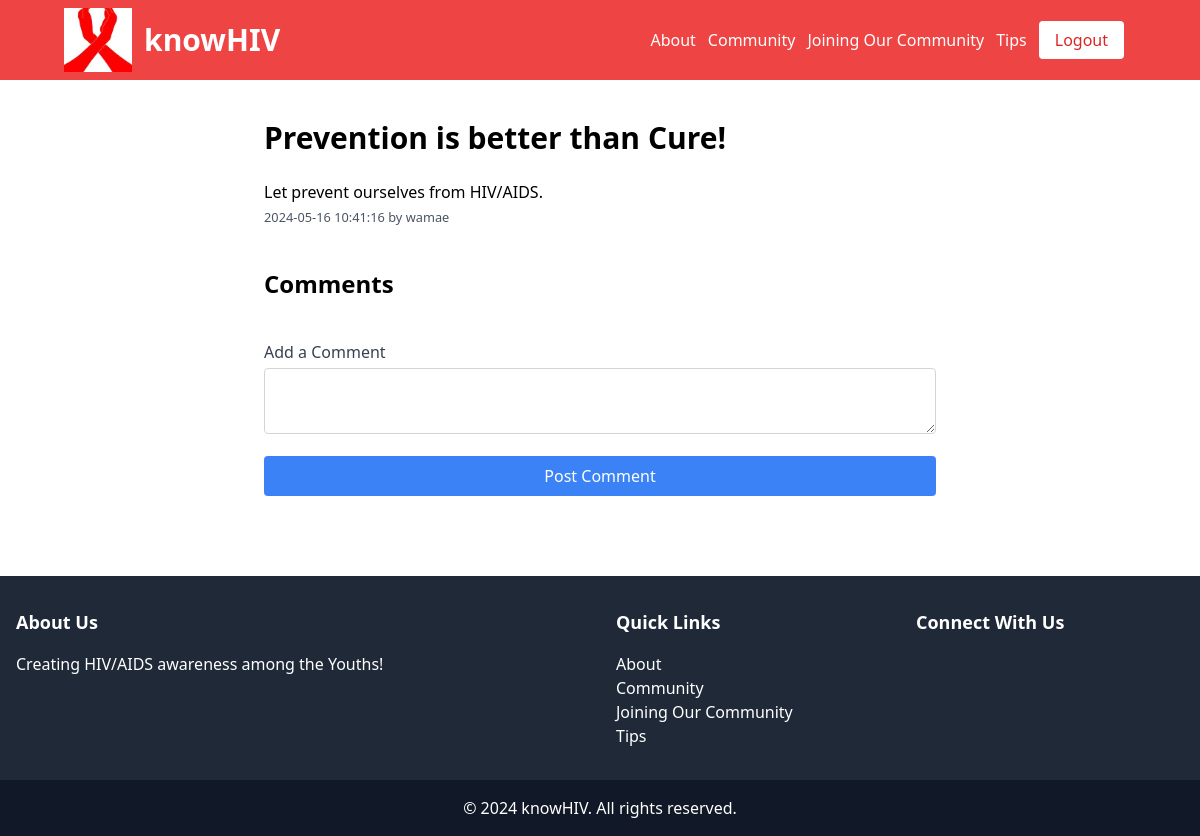
The page /view_post.php?id=1 (signed in) on the database its author committed.
### tables this page shows
CREATE TABLE IF NOT EXISTS posts (
    id INT AUTO_INCREMENT PRIMARY KEY,
    user_id INT NOT NULL,
    title VARCHAR(255) NOT NULL,
    content TEXT NOT NULL,
    image_url VARCHAR(255),
    created_at TIMESTAMP DEFAULT CURRENT_TIMESTAMP,
    FOREIGN KEY (user_id) REFERENCES users(id)
);

CREATE TABLE IF NOT EXISTS users (
    id INT AUTO_INCREMENT PRIMARY KEY,
    username VARCHAR(50) NOT NULL UNIQUE,
    email VARCHAR(100) NOT NULL UNIQUE,
    password VARCHAR(255) NOT NULL,
    created_at TIMESTAMP DEFAULT CURRENT_TIMESTAMP,
    is_admin BOOLEAN DEFAULT FALSE,
    profile_pic VARCHAR(255),
    reset_token VARCHAR(255),
    reset_token_expire DATETIME
);

### view_post.php (the view, shortened to what this page needs)
<?php
include 'config/db.php';
$post_id = $_GET['id'];
$stmt = $conn->prepare("SELECT p.title, p.content, p.image_url, p.created_at, u.username FROM posts p JOIN users u ON p.user_id = u.id WHERE p.id = ?");
$stmt->bind_param("i", $post_id);
$stmt->execute();
$stmt->bind_result($title, $content, $image_url, $created_at, $username);
?>
<!DOCTYPE html>
<html>
<head>
    <link href="https://cdn.jsdelivr.net/npm/tailwindcss@2.0.4/dist/tailwind.min.css" rel="stylesheet">
</head>
<body>
<?php include 'includes/header.php'; ?>
<div class="max-w-2xl mx-auto mt-10">
    <h1 class="text-3xl font-bold mb-6"><?php echo htmlspecialchars($title); ?></h1>
    <p><?php echo nl2br(htmlspecialchars($content)); ?></p>
    <small class="text-gray-600"><?php echo $created_at; ?> by <?php echo htmlspecialchars($username); ?></small>
    <div class="mt-10">
        <h2 class="text-2xl font-bold mb-4">Comments</h2>
    </div>
    <form action="view_post.php?id=<?php echo $post_id; ?>" method="post" class="mt-10">
        <div class="mb-4">
            <label class="block text-gray-700">Add a Comment</label>
            <textarea name="content" class="w-full p-2 border border-gray-300 rounded mt-1" required></textarea>
        </div>
        <button type="submit" class="w-full bg-blue-500 text-white p-2 rounded">Post Comment</button>
    </form>
</div>
<?php include 'includes/footer.php'; ?>
</body>
</html>

### rows shown on the page
posts: title "Prevention is better than Cure!", content "Let prevent ourselves from HIV/AIDS.", created_at "2024-05-16 10:41:16", user.username "wamae"
